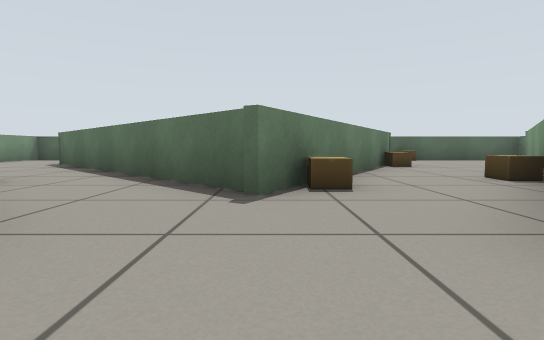
view 1 (above)

21 first-person views from a walk through a world built for the Gazebo simulator. The camera is 0.41 m above the floor, tilts 4° down and sees 80° across. The floor is counted in squares, 1 m on a side. Each view is taken from the middle of a square. On the plan, view 1 faces up. The plan holds only what a view shows up to about 9 squares ahead; the rest is blank.

view 2
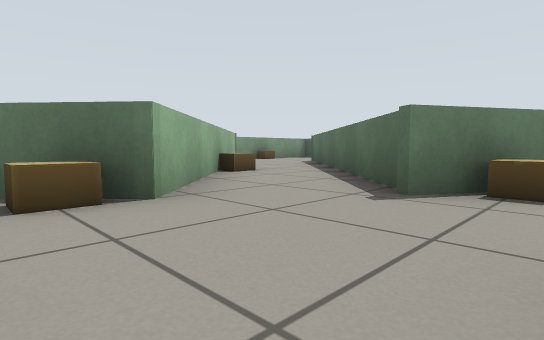

view 3
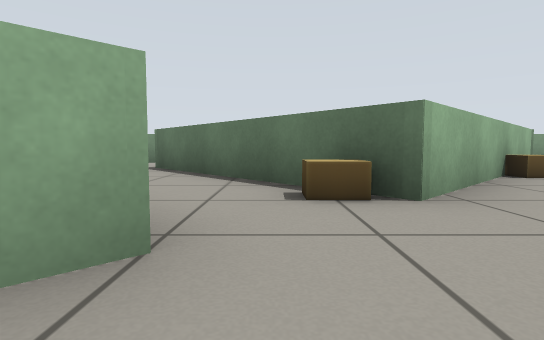

view 4
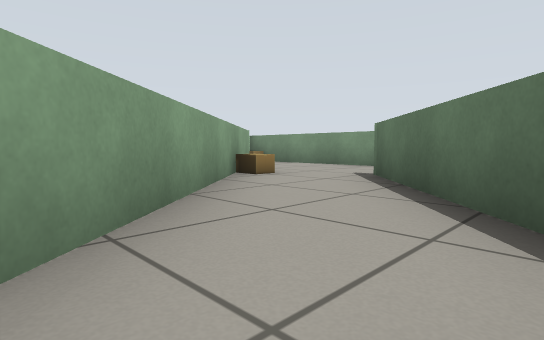

view 5
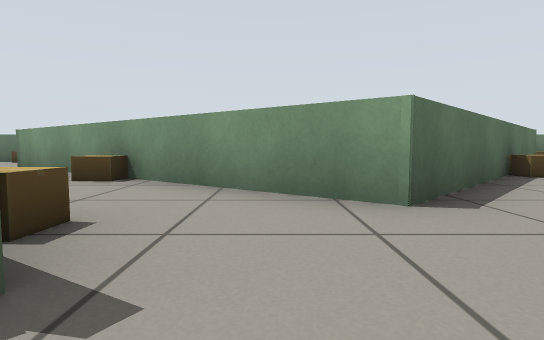

view 6
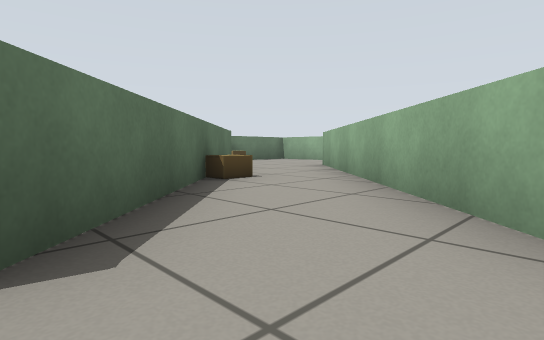

view 7
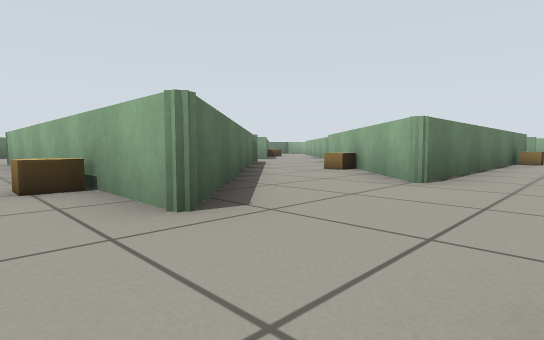

view 8
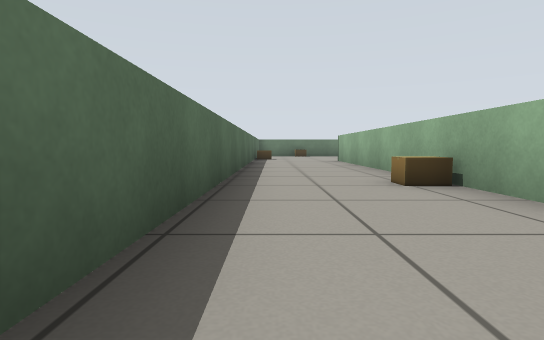

view 9
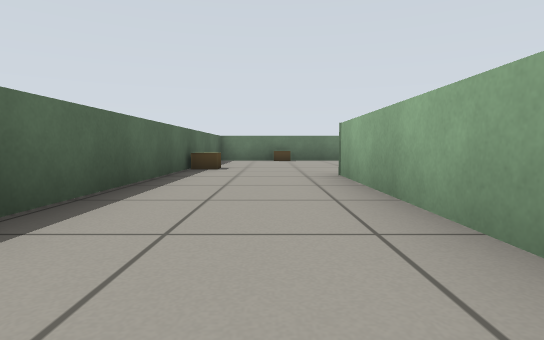

view 10
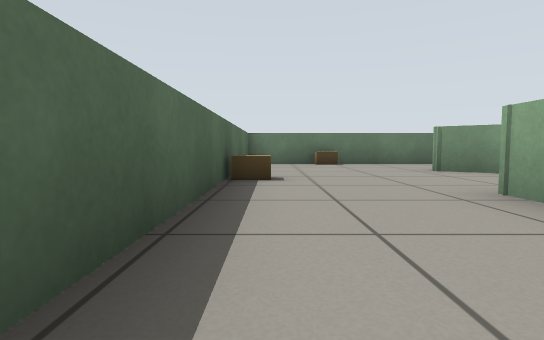

view 11
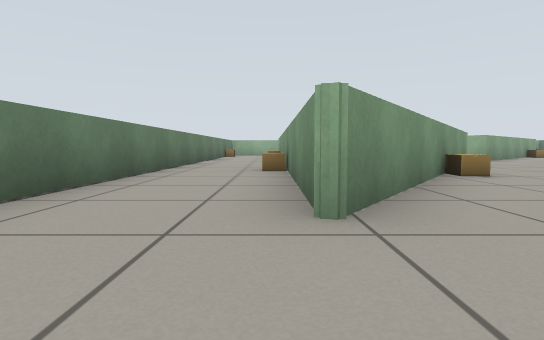

view 12
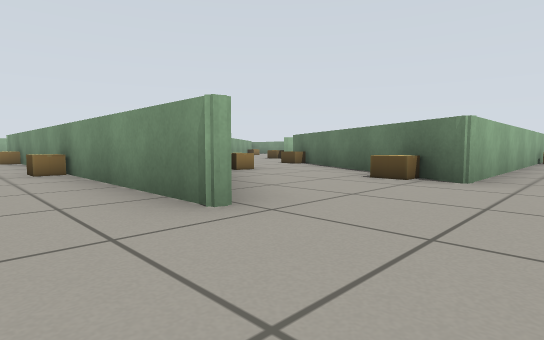

view 13
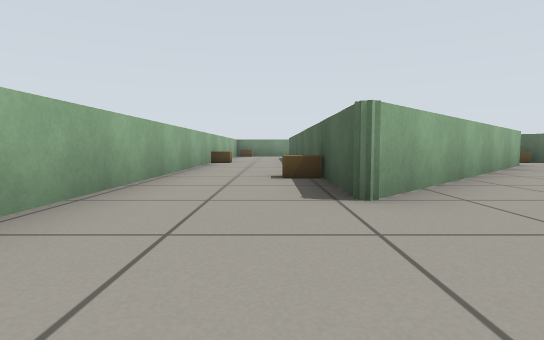

view 14
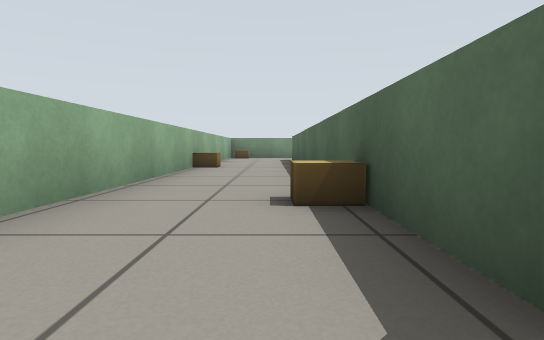

view 15
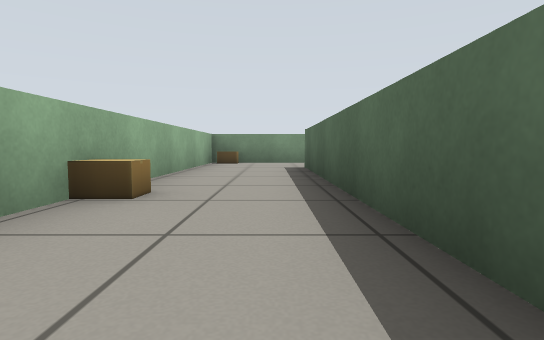

view 16
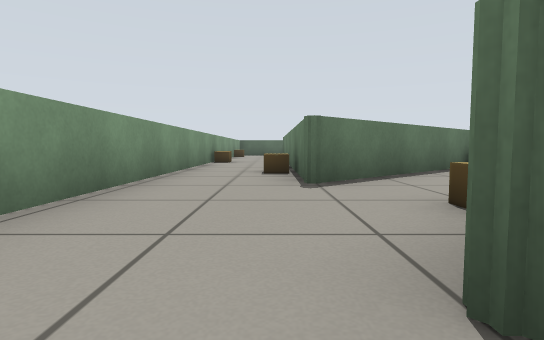

view 17
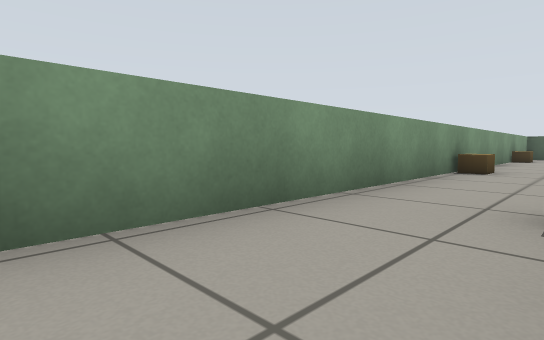

view 18
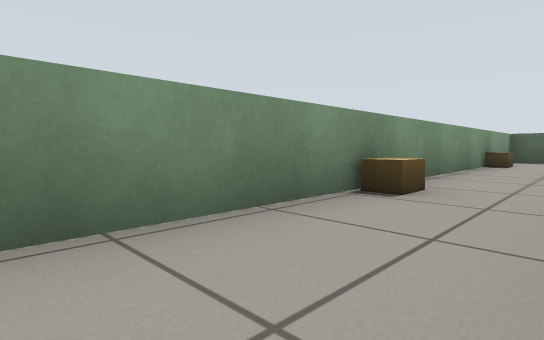

view 19
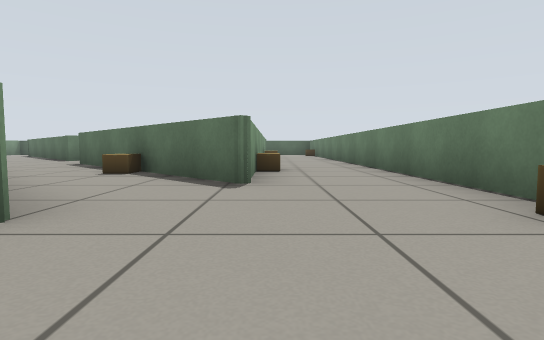

view 20
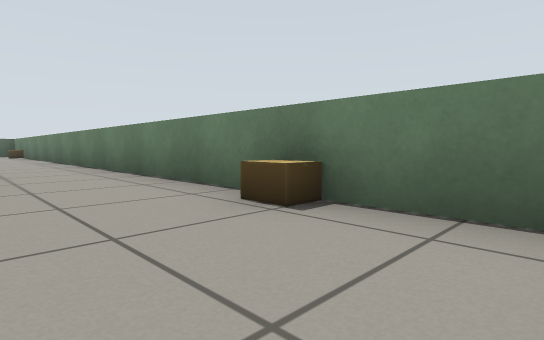

view 21
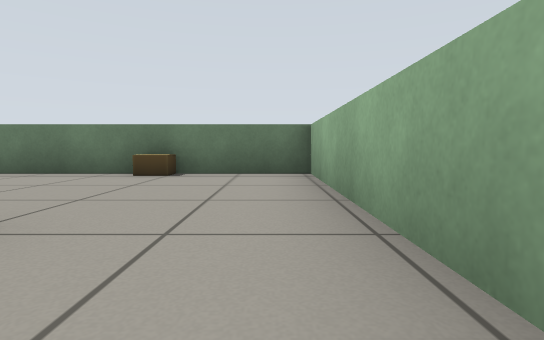

### Floor plan
Ten units are one square. View 1 is at (0, 0); x grows to the right and y downward. Boxes are objects, and circles mark ways between rooms. Rooms are numbered by the first view taken in them; rooms with no view inside come last. Other rooms are left out.
<svg viewBox="-81 -111 171 192">
<path fill="none" stroke="#000" d="M-3 4 21 28M31 9 12 -10 19 -20M57 -73 57 1M57 16 57 28M81 -106 -76 -106 -76 76 81 76 81 -106M46 53 -56 53 -33 32M-32 -59 -52 -80 29 -80M-55 23 -55 -52M-55 -52 -17 -14M-1 -28 -32 -59M17 -59 -1 -28M19 -20 41 -51M56 34 31 9M21 28 46 53M-23 -4 -55 23M-33 32 -11 12M29 -80 17 -59M41 -51 57 -73"/>
<rect x="-25" y="-15" width="10" height="10" fill="#bbb"><title>cardboard box</title></rect>
<rect x="-75" y="65" width="10" height="10" fill="#bbb"><title>cardboard box</title></rect>
<rect x="-75" y="-35" width="10" height="10" fill="#bbb"><title>cardboard box</title></rect>
<rect x="-75" y="-85" width="10" height="10" fill="#bbb"><title>cardboard box</title></rect>
<rect x="-65" y="5" width="10" height="10" fill="#bbb"><title>cardboard box</title></rect>
<rect x="-55" y="35" width="10" height="10" fill="#bbb"><title>cardboard box</title></rect>
<rect x="-35" y="-85" width="10" height="10" fill="#bbb"><title>cardboard box</title></rect>
<rect x="-25" y="65" width="10" height="10" fill="#bbb"><title>cardboard box</title></rect>
<rect x="25" y="55" width="10" height="10" fill="#bbb"><title>cardboard box</title></rect>
<rect x="35" y="-105" width="10" height="10" fill="#bbb"><title>cardboard box</title></rect>
<rect x="55" y="5" width="10" height="10" fill="#bbb"><title>cardboard box</title></rect>
<rect x="55" y="-35" width="10" height="10" fill="#bbb"><title>cardboard box</title></rect>
<rect x="75" y="45" width="10" height="10" fill="#bbb"><title>cardboard box</title></rect>
<rect x="75" y="-95" width="10" height="10" fill="#bbb"><title>cardboard box</title></rect>
<rect x="-45" y="-45" width="10" height="10" fill="#bbb"><title>cardboard box</title></rect>
<rect x="5" y="-35" width="10" height="10" fill="#bbb"><title>cardboard box</title></rect>
<rect x="25" y="-45" width="10" height="10" fill="#bbb"><title>cardboard box</title></rect>
<rect x="35" y="15" width="10" height="10" fill="#bbb"><title>cardboard box</title></rect>
<rect x="25" y="-75" width="10" height="10" fill="#bbb"><title>cardboard box</title></rect>
<circle cx="-10" cy="-30" r="3" fill="#2a7"/>
<circle cx="10" cy="-20" r="3" fill="#2a7"/>
<circle cx="20" cy="20" r="3" fill="#2a7"/>
<circle cx="-20" cy="10" r="3" fill="#2a7"/>
<circle cx="-40" cy="-60" r="3" fill="#2a7"/>
<circle cx="50" cy="40" r="3" fill="#2a7"/>
<circle cx="-40" cy="30" r="3" fill="#2a7"/>
<circle cx="40" cy="-80" r="3" fill="#2a7"/>
<circle cx="30" cy="-50" r="3" fill="#2a7"/>
<text x="0" y="0">1</text>
<text x="50" y="-30">2</text>
<text x="-30" y="-40">3</text>
<text x="20" y="-40">4</text>
<text x="40" y="30">5</text>
<text x="-30" y="10">6</text>
<text x="30" y="-70">7</text>
</svg>
Room 1 opens to room 3. Room 1 opens to room 4. Room 1 opens to room 5. Room 1 opens to room 6. Room 2 opens to room 3. Room 2 opens to room 5. Room 2 opens to room 6. Room 2 opens to room 7. Room 4 opens to room 7.

Where each view was taken, in squares from view 1:
view 1: 0 up, 0 right, facing up
view 2: 0 up, 1 right, facing up-left
view 3: 0 up, 1 right, facing left
view 4: 0 up, 1 left, facing down-left
view 5: 2 up, 1 left, facing right
view 6: 1 up, 0 right, facing down-right
view 7: 9 up, 7 left, facing down-right
view 8: 10 up, 7 left, facing right
view 9: 9 up, 2 left, facing right
view 10: 10 up, 0 right, facing right
view 11: 9 up, 6 right, facing down
view 12: 9 up, 7 right, facing down-left
view 13: 6 down, 7 right, facing left
view 14: 6 down, 5 right, facing left
view 15: 6 down, 1 right, facing left
view 16: 6 down, 6 left, facing up
view 17: 3 down, 6 left, facing up-left
view 18: 0 up, 6 left, facing up-left
view 19: 7 down, 6 right, facing up
view 20: 7 down, 6 right, facing up-right
view 21: 7 down, 3 right, facing right
